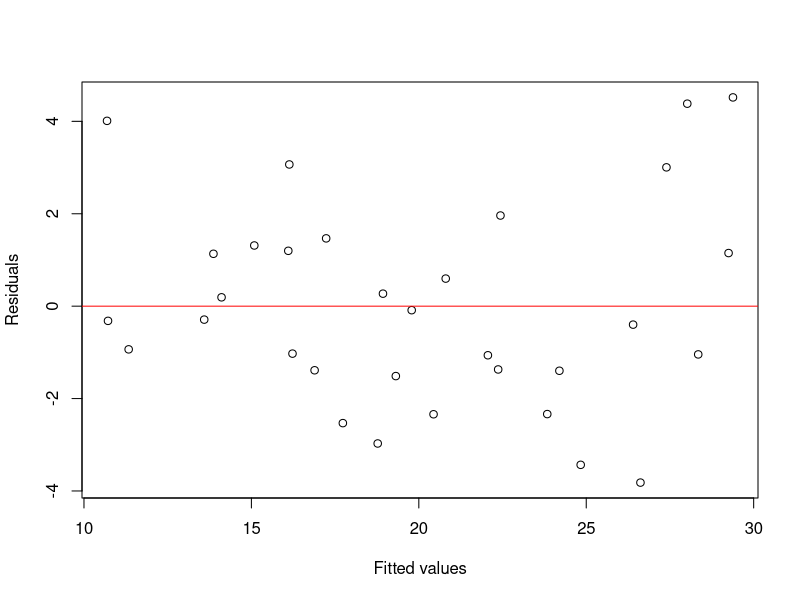
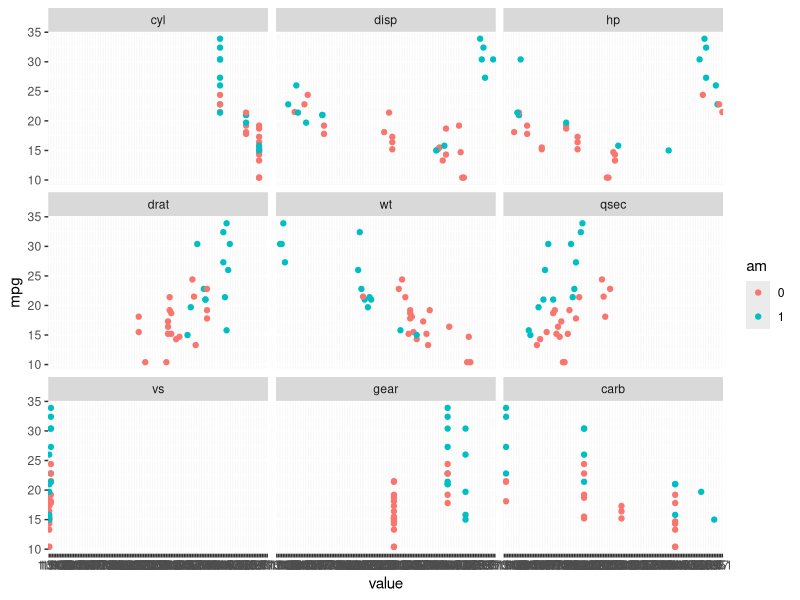

Here is the R script that generated these plots, in order:
## ---- chunk 1
library(caret)
data(mtcars)
mtcars$am <- factor(mtcars$am)
mtcars$vs <- factor(mtcars$vs)
## ---- chunk 2
fitlm1 <- lm(mpg ~ ., data = mtcars)
round(coef(fitlm1),2)
## ---- chunk 3
library(car)
round(vif(fitlm1),2)
maxvif <- which(vif(fitlm1)==max(vif(fitlm1)))
## ---- chunk 4
mtcars2 <- mtcars[, -(maxvif+1)]
fitlm2 <- lm(mpg ~ ., data = mtcars2)
round(coef(fitlm2),2)
## ---- chunk 5
round(vif(fitlm2),2)
maxvif2 <- which(vif(fitlm2)==max(vif(fitlm2)))
## ---- chunk 6
mtcars3 <- mtcars2[, -(maxvif2+1)]
fitlm3 <- lm(mpg ~ ., data = mtcars3)
round(coef(fitlm3),2)
## ---- chunk 7
round(vif(fitlm3),2)
maxvif3 <- which(vif(fitlm3)==max(vif(fitlm3)))
## ---- chunk 8
anova(fitlm3, fitlm1)
## ---- chunk 9
plot(predict(fitlm3),resid(fitlm3), xlab = "Fitted values", ylab = "Residuals")
abline(h=0, col="red")
## ---- chunk 10
library(reshape)
meltedmtcars <- melt(mtcars, id.vars = c("mpg", "am"))
p <- ggplot(meltedmtcars, aes(x=value, y=mpg, color=am)) + geom_point()
p + facet_wrap( ~ variable, ncol = 3)
